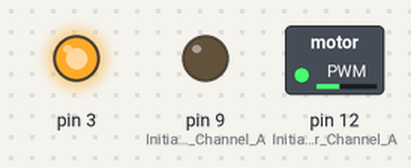
Simulated run of this sketch. Board: Arduino Uno, built with avr-gcc and run on an emulated ATmega328P. Shown: switched loads named in the sketch (green lamp = pin HIGH), output pins drawn as LEDs (lit = HIGH).

Above: at 0.1 s.
Timing chart, 0 to 1.6 s (numbered marks = the images above):
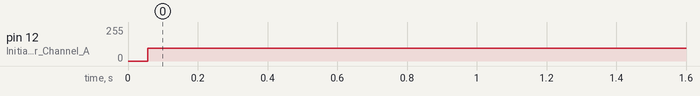

The sketch:

Stroboscope.ino
```cpp
float P2 = 1000.0/300;
float P1 = 1000.0/80 - (2*P2);

void setup()
{
  //Setup Channel A
  pinMode(12, OUTPUT); //Initiates Motor Channel A pin
  pinMode(9, OUTPUT); //Initiates Brake Channel A pin
  digitalWrite(9, LOW);   //Disengage the Brake for Channel A
  analogWrite(3, 255);   //Spins the motor on Channel A
}

void loop()
{
  digitalWrite(12, HIGH); //Establishes forward direction of Channel A

  delay(P2);

  digitalWrite(12, LOW); //Establishes forward direction of Channel A

  delay(P1);
}
```

Measured:
- by itself, pin 12 (Initiates_Motor_Channel_A): 0/255 → 96/255 at 0.06 s
